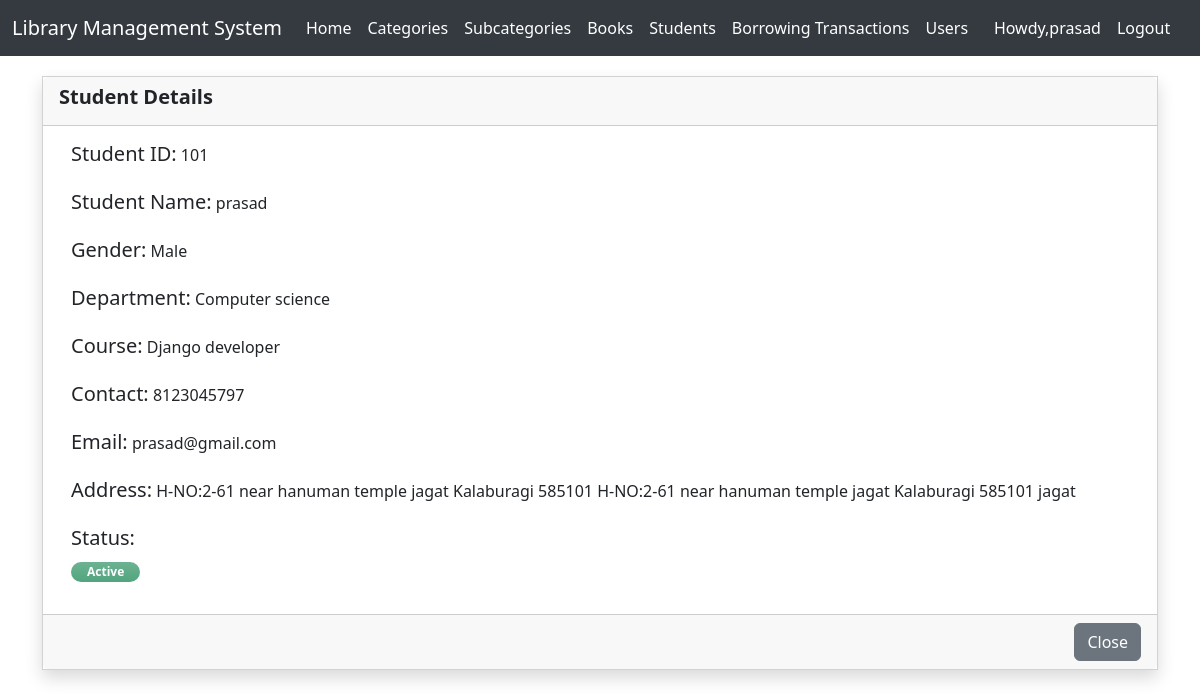
The page /student_view/1/ (signed in) on the database its author committed.
### authentication/models.py (models this page shows, shortened)
class CustomUser(AbstractUser):
    username=None
    name = models.CharField(max_length=100)
    email = models.EmailField(unique=True)
    USERNAME_FIELD = 'email'
    REQUIRED_FIELDS = ['name']
    objects = CustomUserManager()

### lms/models.py (models this page shows, shortened)
class Students(models.Model):
    code=models.CharField(max_length=250,unique=True)
    first_name = models.CharField(max_length=250)
    middle_name = models.CharField(max_length=250,blank=True,null=True)
    last_name = models.CharField(max_length=250)
    gender = models.CharField(max_length=20,choices=(('Male','Male'),('Female','Female')),default='Male')
    contact = models.IntegerField(unique=True)
    email = models.EmailField(unique=True)
    address = models.TextField()
    department=models.CharField(max_length=250)
    course = models.CharField(max_length=250)
    status = models.CharField(max_length=8,choices=(('Active','Active'),('Inactive','Inactive')),default='Active')
    date_created = models.DateTimeField(auto_now =True)

### lms/views.py (the view)
# urls.py: path('student_view/<int:student_id>/',student_viwes,name='student_view'),
@login_required(login_url='/login/')
def student_viwes(request,student_id):
    quary=Students.objects.get(id=student_id)
    return render(request,'student_view.html',{'details':quary})

### lms/templates/student_view.html (shortened to what this page needs)
{% extends "base.html" %}
{% block start %}
<!DOCTYPE html>
<html lang="en">
<head>
    <link href="https://cdn.jsdelivr.net/npm/bootstrap@5.3.2/dist/css/bootstrap.min.css" rel="stylesheet">
</head>
<body>
    <form action="" method='POST'>
<div class="container">
    <div class="row justify-content-center">
        <div class="col-lg-12 col-md-10 col-sm-12 col-xs-12">
            <div class="card shadow rounded-0">
                <div class="card-header">
                    <div class="h5 card-title fw-bold">Student Details</div>
                </div>
                <div class="card-body">
                    <div class="container-fluid">
                        <div class="row">
                            <div class="col-md-14">
                                <div class="mb-3">
                                    <label for="email" class="control-label"><h5>Student ID: </h5></label>
                                    {{details.code}}
                                </div>
                                <div class="mb-3">
                                    <label for="id" class="control-label"><h5>Student Name: </h5> </label>
                                    {{details.first_name}}
                                </div>
                                <div class="mb-3">
                                    <label for="name" class="control-label"><h5>Gender: </h5> </label>
                                    {{details.gender}}
                                </div>
                                <div class="mb-3">
                                    <label for="Description" class="control-label"><h5>Department: </h5></label>
                                    {{details.department}}
                                </div>
                                <div class="mb-3">
                                        <label for="name" class="control-label"><h5>Course: </h5></label>
                                        {{details.course}}
                                    </div>
                                    <div class="mb-3">
                                        <label for="name" class="control-label"><h5>Contact: </h5></label>
                                        {{details.contact}}
                                    </div>
                                <div class="mb-3">
                                    <label for="name" class="control-label"><h5>Email: </h5></label>
                                    {{details.email}}
                                </div>
				                      <div class="mb-3">
                                    <label for="name" class="control-label"><h5>Address: </h5></label>
                                    {{details.address}}
                                </div>
                                <div class="mb-3">
                                    <h5><label for="status" class="control-label">Status: </label></h5>
                                {% if details.status == 'Active' %}
                    			<span class="badge badge-success bg-gradient bg-success px-3 rounded-pill bg-opacity-75 text-sm py-1">Active</span>
                    			{% else %}
                    		<span class="badge badge-secondary bg-gradient bg-secondary px-3 rounded-pill bg-opacity-75 text-sm py-1">Inactive</span>
                    		{% endif %}
                                </div>
                            </div>
                        </div>
                    </div>
                </div>
                <div class="card-footer">
                    <div class="d-flex w-100 text-end justify-content-end">
                        <a href="{% url 'student_list' %}" class="btn btn-secondary">Close</a>
                    </div>
                </div>
            </div>
        </div>
    </div>
</div>
</form>
</body>
</html>
</body>
</html>
{% endblock start %}

### lms/templates/base.html (shortened to what this page needs)
<!DOCTYPE html>
<html lang="en">
<head>
    <link href="https://cdn.jsdelivr.net/npm/bootstrap@5.3.2/dist/css/bootstrap.min.css" rel="stylesheet">
</head>
<body>
    <nav class="navbar navbar-expand-sm navbar-light">
        <div class="container-fluid">
          <a class="navbar-brand" href="{% url 'home' %}">Library Management System</a>
          <div class="collapse navbar-collapse" id="navbarText">
            <ul class="navbar-nav me-auto mb-2 mb-lg-0">
              <li class="nav-item">
                <a class="nav-link active" aria-current="page" href="{% url 'home' %}">Home</a>
              </li>
              <li class="nav-item">
                <a class="nav-link active" href="{% url 'category_list' %}">Categories</a>
              </li>
              <li class="nav-item">
                <a class="nav-link active" href="{% url 'subcategory_list' %}">Subcategories</a>
              </li>
              <li class="nav-item">
                <a class="nav-link active" href="{% url 'book_list' %}">Books</a>
              </li>
              <li class="nav-item">
                <a class="nav-link active" href="{% url 'student_list' %}">Students</a>
              </li>
              <li class="nav-item">
                <a class="nav-link active" href="{% url 'transaction_list' %}">Borrowing Transactions</a>
              </li>
              {% if request.user.is_staff %}
              <li class="nav-item">
                <a class="nav-link active" href="{% url 'user_list' %}">Users</a>
              </li>
              {% endif %}
            </ul>
          <ul class="navbar-nav me-auto mb-2 mb-lg-0">
            <li class="nav-item">
            <a class="nav-link active" href="{% url 'profile' user.id %}">Howdy,{{request.user.name}}</a>
          </li>
            <li class="nav-item">
              <a class="nav-link active" href="{% url 'logout' %}">Logout</a>
            </li>
          </ul>
          </div>
        </div>
      </nav>
      {% block start %}
      {% endblock start %}
</body>
</html>

### lms/templates/base.html (style rules this page uses)
.navbar { margin-bottom: 20px; background-color: #343a40; }
.navbar .navbar-brand { color: #ffffff; }
.navbar .navbar-nav .nav-link { color: #ffffff !important; }

### rows shown on the page
CustomUser: user.name "prasad"
Students: code "101", first_name "prasad", gender "Male", department "Computer science", course "Django developer", contact "8123045797", email "prasad@gmail.com", address "H-NO:2-61 near hanuman temple jagat Kalaburagi 585101 H-NO:2-61 near hanuman temple jagat Kalaburagi 585101 jagat"
